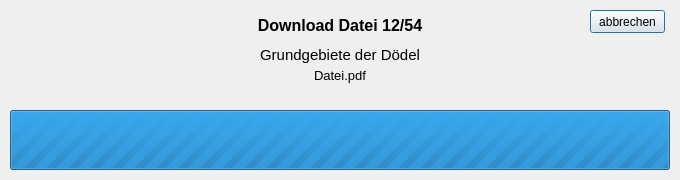
<?xml version="1.0" encoding="UTF-8"?>
<ui version="4.0">
 <class>DateiDownloader</class>
 <widget class="QDialog" name="DateiDownloader">
  <property name="geometry">
   <rect>
    <x>0</x>
    <y>0</y>
    <width>680</width>
    <height>180</height>
   </rect>
  </property>
  <property name="sizePolicy">
   <sizepolicy hsizetype="Fixed" vsizetype="Fixed">
    <horstretch>0</horstretch>
    <verstretch>0</verstretch>
   </sizepolicy>
  </property>
  <property name="minimumSize">
   <size>
    <width>680</width>
    <height>180</height>
   </size>
  </property>
  <property name="maximumSize">
   <size>
    <width>680</width>
    <height>180</height>
   </size>
  </property>
  <property name="contextMenuPolicy">
   <enum>Qt::NoContextMenu</enum>
  </property>
  <property name="windowTitle">
   <string/>
  </property>
  <property name="modal">
   <bool>true</bool>
  </property>
  <widget class="QProgressBar" name="progressBar">
   <property name="geometry">
    <rect>
     <x>10</x>
     <y>110</y>
     <width>660</width>
     <height>60</height>
    </rect>
   </property>
   <property name="sizePolicy">
    <sizepolicy hsizetype="Fixed" vsizetype="Fixed">
     <horstretch>0</horstretch>
     <verstretch>0</verstretch>
    </sizepolicy>
   </property>
   <property name="minimumSize">
    <size>
     <width>660</width>
     <height>60</height>
    </size>
   </property>
   <property name="maximumSize">
    <size>
     <width>660</width>
     <height>60</height>
    </size>
   </property>
   <property name="contextMenuPolicy">
    <enum>Qt::ActionsContextMenu</enum>
   </property>
   <property name="styleSheet">
    <string notr="true"/>
   </property>
   <property name="minimum">
    <number>0</number>
   </property>
   <property name="maximum">
    <number>0</number>
   </property>
   <property name="value">
    <number>-1</number>
   </property>
   <property name="alignment">
    <set>Qt::AlignCenter</set>
   </property>
   <property name="textVisible">
    <bool>true</bool>
   </property>
   <property name="orientation">
    <enum>Qt::Horizontal</enum>
   </property>
   <property name="invertedAppearance">
    <bool>false</bool>
   </property>
   <property name="textDirection">
    <enum>QProgressBar::TopToBottom</enum>
   </property>
   <property name="format">
    <string>%v/%m KBs</string>
   </property>
  </widget>
  <widget class="QLabel" name="progressLabel">
   <property name="geometry">
    <rect>
     <x>10</x>
     <y>10</y>
     <width>660</width>
     <height>30</height>
    </rect>
   </property>
   <property name="sizePolicy">
    <sizepolicy hsizetype="Fixed" vsizetype="Fixed">
     <horstretch>0</horstretch>
     <verstretch>0</verstretch>
    </sizepolicy>
   </property>
   <property name="minimumSize">
    <size>
     <width>660</width>
     <height>30</height>
    </size>
   </property>
   <property name="maximumSize">
    <size>
     <width>660</width>
     <height>30</height>
    </size>
   </property>
   <property name="font">
    <font>
     <pointsize>12</pointsize>
     <weight>75</weight>
     <bold>true</bold>
    </font>
   </property>
   <property name="contextMenuPolicy">
    <enum>Qt::NoContextMenu</enum>
   </property>
   <property name="styleSheet">
    <string notr="true">font: bold 12pt;</string>
   </property>
   <property name="frameShape">
    <enum>QFrame::NoFrame</enum>
   </property>
   <property name="frameShadow">
    <enum>QFrame::Plain</enum>
   </property>
   <property name="text">
    <string>Download Datei 12/54</string>
   </property>
   <property name="alignment">
    <set>Qt::AlignCenter</set>
   </property>
   <property name="textInteractionFlags">
    <set>Qt::NoTextInteraction</set>
   </property>
  </widget>
  <widget class="QLabel" name="veranstaltungLabel">
   <property name="geometry">
    <rect>
     <x>10</x>
     <y>40</y>
     <width>660</width>
     <height>30</height>
    </rect>
   </property>
   <property name="sizePolicy">
    <sizepolicy hsizetype="Fixed" vsizetype="Fixed">
     <horstretch>0</horstretch>
     <verstretch>0</verstretch>
    </sizepolicy>
   </property>
   <property name="minimumSize">
    <size>
     <width>660</width>
     <height>30</height>
    </size>
   </property>
   <property name="maximumSize">
    <size>
     <width>660</width>
     <height>30</height>
    </size>
   </property>
   <property name="font">
    <font>
     <pointsize>11</pointsize>
     <weight>50</weight>
     <bold>false</bold>
    </font>
   </property>
   <property name="contextMenuPolicy">
    <enum>Qt::NoContextMenu</enum>
   </property>
   <property name="frameShape">
    <enum>QFrame::NoFrame</enum>
   </property>
   <property name="frameShadow">
    <enum>QFrame::Plain</enum>
   </property>
   <property name="text">
    <string>Grundgebiete der Dödel</string>
   </property>
   <property name="alignment">
    <set>Qt::AlignCenter</set>
   </property>
   <property name="textInteractionFlags">
    <set>Qt::NoTextInteraction</set>
   </property>
  </widget>
  <widget class="QLabel" name="dateinameLabel">
   <property name="geometry">
    <rect>
     <x>10</x>
     <y>60</y>
     <width>660</width>
     <height>30</height>
    </rect>
   </property>
   <property name="sizePolicy">
    <sizepolicy hsizetype="Fixed" vsizetype="Fixed">
     <horstretch>0</horstretch>
     <verstretch>0</verstretch>
    </sizepolicy>
   </property>
   <property name="minimumSize">
    <size>
     <width>660</width>
     <height>30</height>
    </size>
   </property>
   <property name="maximumSize">
    <size>
     <width>660</width>
     <height>30</height>
    </size>
   </property>
   <property name="font">
    <font>
     <pointsize>10</pointsize>
     <weight>50</weight>
     <bold>false</bold>
    </font>
   </property>
   <property name="contextMenuPolicy">
    <enum>Qt::NoContextMenu</enum>
   </property>
   <property name="frameShape">
    <enum>QFrame::NoFrame</enum>
   </property>
   <property name="frameShadow">
    <enum>QFrame::Plain</enum>
   </property>
   <property name="text">
    <string>Datei.pdf</string>
   </property>
   <property name="alignment">
    <set>Qt::AlignCenter</set>
   </property>
   <property name="textInteractionFlags">
    <set>Qt::NoTextInteraction</set>
   </property>
  </widget>
  <widget class="QPushButton" name="abortPushButton">
   <property name="geometry">
    <rect>
     <x>590</x>
     <y>10</y>
     <width>75</width>
     <height>23</height>
    </rect>
   </property>
   <property name="text">
    <string>abbrechen</string>
   </property>
  </widget>
 </widget>
 <resources/>
 <connections/>
</ui>
